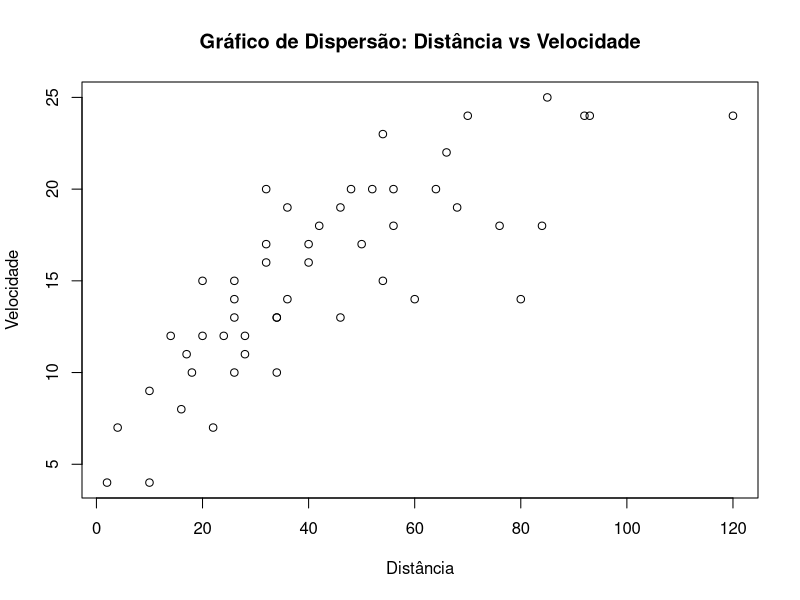

Here is the R script that generated this plot:
## ---- chunk 1
data("cars")
head(cars)
## ---- chunk 2
library(knitr)
## ---- chunk 3
kable(head(cars), caption = "primeiras 6 linhas")
## ---- chunk 4
summary(cars)
## ---- chunk 5
plot(cars$dist, cars$speed, 
     xlab = "Distância", ylab = "Velocidade", 
     main = "Gráfico de Dispersão: Distância vs Velocidade")
## ---- chunk 6
carros <- cars
carros$speed2 <- cars$speed^2
carros$log <- log(cars$dist)
carros$sqr <- sqrt(cars$dist)
carros
## ---- chunk 7
função <- apply(carros, 1, sum)
função
## ---- chunk 8
media.speed = mean(cars$speed)
sd.speed = sd(cars$speed)
